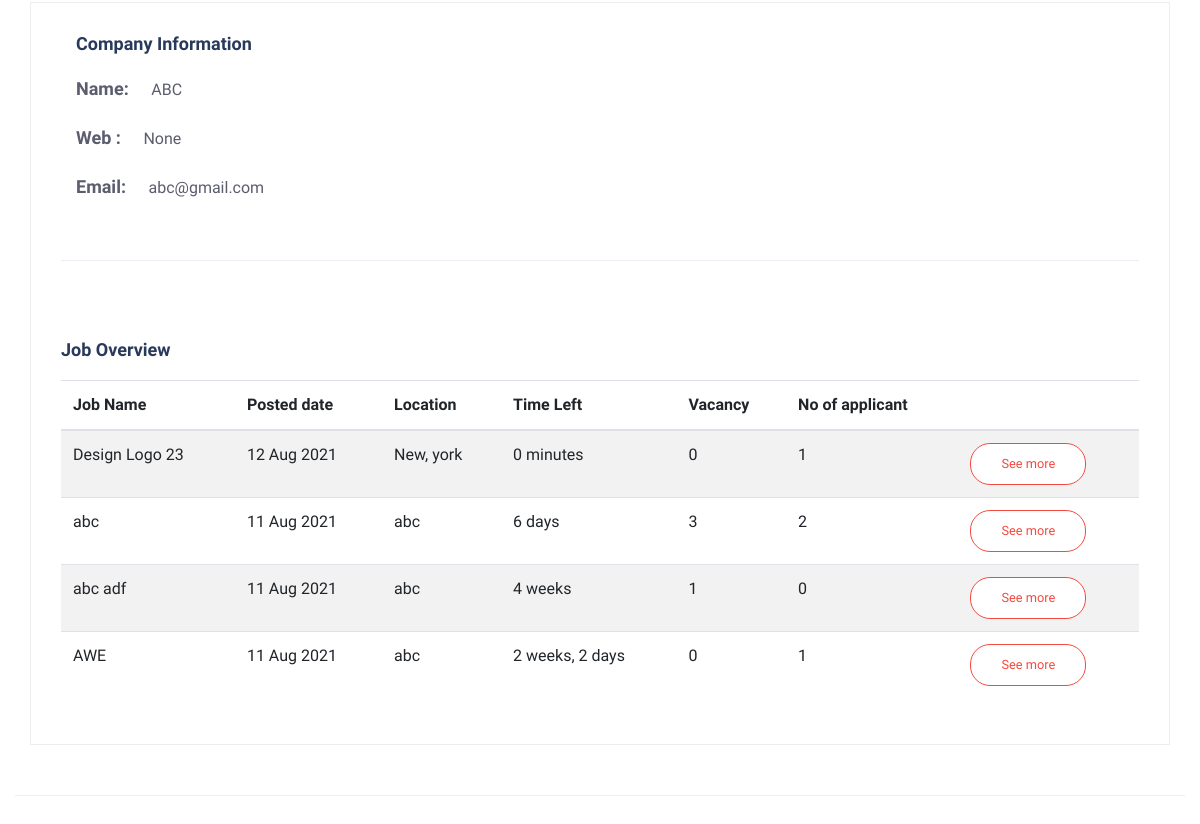
Page /company-detail/ (signed in, middle part) on the earlier database version.
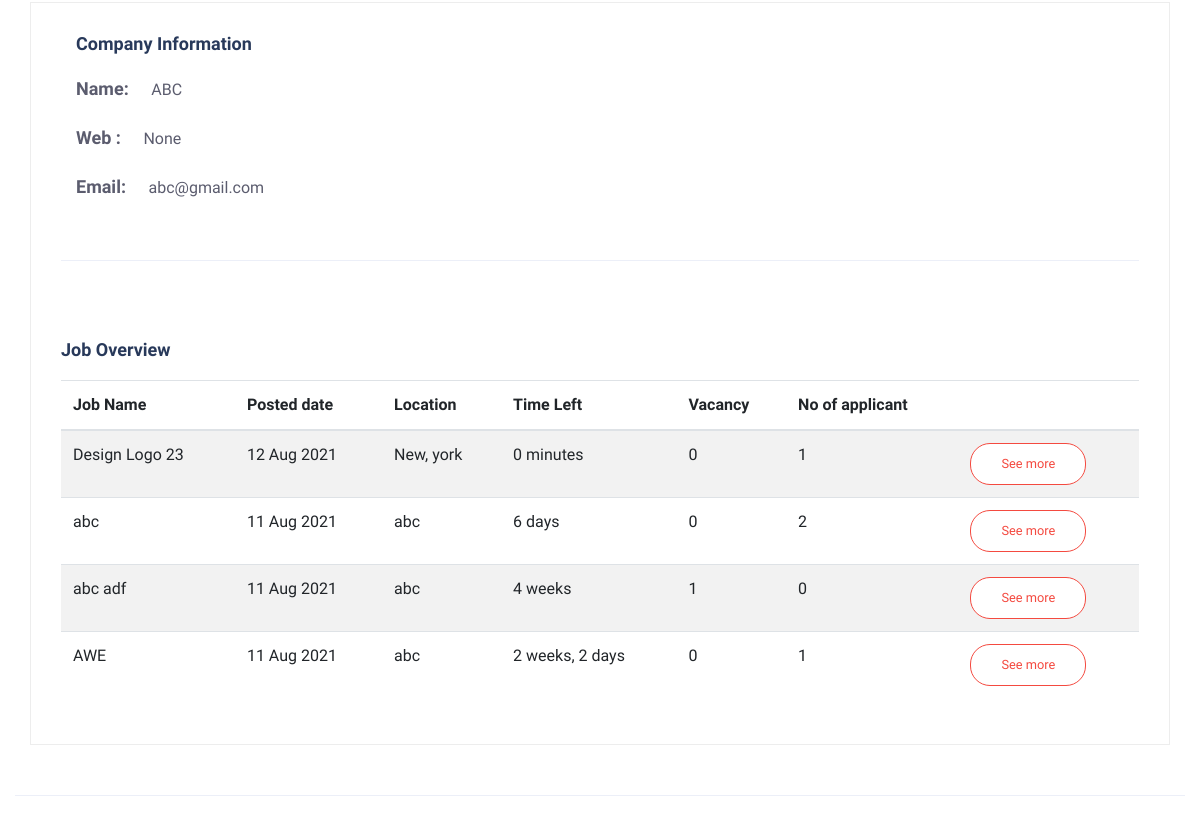
Same page on the later database version.
### job/models.py (models this page shows, shortened)
class Job(models.Model):
    job_name = models.CharField(max_length=200)
    slug = models.SlugField(unique=True)
    description = models.TextField()
    image = models.ImageField(upload_to='job', null=True, blank=True)
    category = models.ForeignKey(Category, on_delete=models.CASCADE, related_name='jobs')
    company = models.ForeignKey(Company, on_delete=models.CASCADE, related_name='jobs')
    location = models.CharField(max_length=200)
    vacancy = models.IntegerField(default=1)
    job_time = models.CharField(choices=JOB_TIME, max_length=10)
    salary_type = models.CharField(choices=SALARY_TYPE, max_length=10)
    max_salary = models.DecimalField(decimal_places=2, max_digits=6)
    min_salary = models.DecimalField(decimal_places=2, max_digits=6)
    last_date = models.DateField(default=timezone.now())
    posted_date = models.DateField(auto_now_add=True)
    class Meta:
        ordering = ['-posted_date']

### job/decorators.py (the view)
    def inner(*args, **kwargs):
        request = args[0]
        if request.user.is_authenticated:
            if not request.user.profile.is_company:
                return redirect('job:home')
        return func(*args, **kwargs)

### job/views.py (called while the page is built)
@login_required
@allow_company
def company_detail(request):
    profile = Profile.objects.get(user=request.user)
    companies = Company.objects.filter(profile=profile)
    context = {
        'companies': companies,
        'profile': profile,
    }
    return render(request, 'job/company_details.html', context)

### job/templates/job/company_details.html (shortened to what this page needs)
{% extends 'base.html' %}
{% load static %}
{% block content %}
<main>
    <div class="job-post-company pt-120 pb-120">
        <div class="container">
            {% for company in companies %}
            <div class="col-xl-12 col-lg-12">
                <div class="post-details3  mb-50">
                        <div class="col col-md-12">
                            <div class="post-details4  mb-50">
                                <div class="small-section-tittle">
                                    <h4>Company Information</h4>
                                </div>
                                <ul>
                                    <li>Name: <span>{{ company.company_name }} </span></li>
                                    <li>Web : <span> {{ company.web }}</span></li>
                                    <li>Email: <span>{{ company.email }}</span></li>
                                </ul>
                            </div>
                        </div>
                        <hr>
                        <div class="row">
                            <div class="col col-md-12 pt-5">
                                <div class="small-section-tittle">
                                    <h4>Job Overview</h4>
                                </div>
                                <table class="table table-striped">
                                    <thead>
                                        <tr>
                                            <th scope="col">Job Name</th>
                                            <th scope="col">Posted date</th>
                                            <th scope="col">Location</th>
                                            <th scope="col">Time Left</th>
                                            <th scope="col">Vacancy</th>
                                            <th scope="col">No of applicant</th>
                                            <th scope="col"></th>
                                        </tr>
                                    </thead>
                                    <tbody>
                                        {% for job in company.jobs.all %}
                                        <tr>
                                            <td>{{ job.job_name }}</td>
                                            <td>{{ job.posted_date|date:'d M Y'}}</td>
                                            <td>{{ job.location }}</td>
                                            <td>{{ job.posted_date|timesince:job.last_date }}</td>
                                            <td>{{ job.vacancy }}</td>
                                            <td>{{ job.applications.count }}</td>
                                            <td><a href="{% url 'job:application-detail' job.slug %}" class="genric-btn danger-border circle">See more</a></td>
                                        </tr>
                                        {% empty %}
                                        <tr>
                                            <td colspan="7" class="text-center">None</td>
                                        </tr>
                                        {% endfor %}
                                    </tbody>
                                </table>
                            </div>
                    </div>
                </div>
            </div>
            <hr>
            {% endfor %}
        </div>
    </div>
</main>
{% endblock content %}

Differences in the rows shown:
changed Job "6 days": vacancy "3" → "0"
